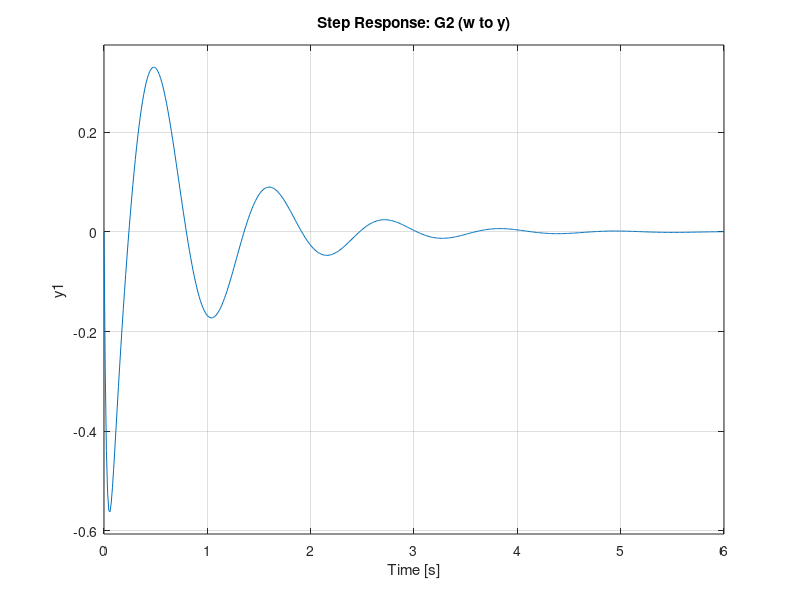
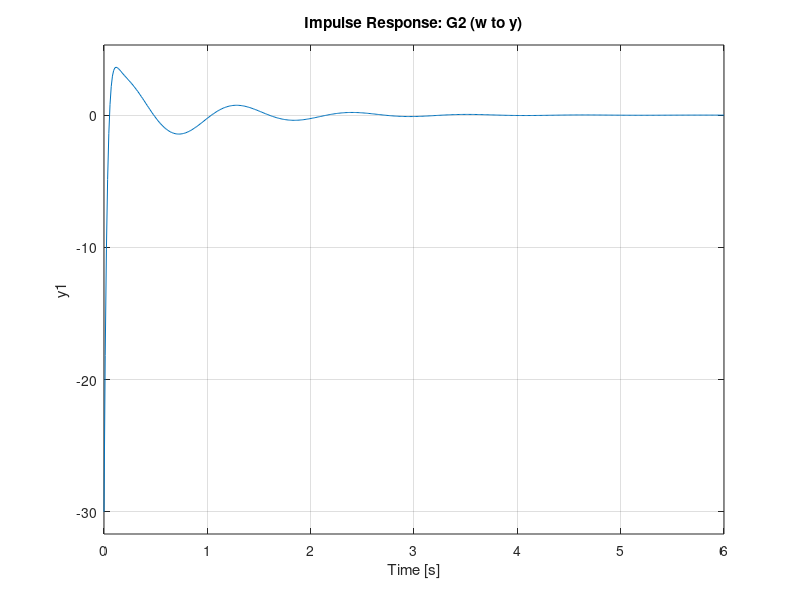

Recreate these plots in MATLAB, in order.
%% % MAE 171A
% MATLAB Project
% Adela Reyes 

clear, clc;

% 3.

% find poles (roots of denominator)
% denominator = (800000)s^4 + (38487000)s^3 + (1480850000)s^2 + (1375000000)s + 4e10;

poles = roots([800000 38487000 1480850000 1375000000 4e10]);
disp(poles);

% 4. 
m1 = 250;     
m2 = 50;      
b1 = 1000;    
b2 = 1500;    
k1 = 15000;   
k2 = 20000;   

% Denominator coefficients
den = [m1*m2, ...
       (b1*(m1+m2) + b2*m1), ...
       (b1*b2 + k1*(m1+m2) + k2*m1), ...
       (b1*k2 + b2*k1), ...
       k1*k2];

% Numerator coefficients
num1 = [(m1+m2), b2, k2];
num2 = [-m1*b2, -m1*k2, 0, 0];

% Transfer Functions
G1 = tf(num1, den);
G2 = tf(num2, den);

% Step Responses
figure;
subplot(2,1,1)
step(G1)
title('Step Response: G1 (F to y)')
grid on

subplot(2,1,2)
step(G2)
title('Step Response: G2 (w to y)')
grid on

% Impulse Responses 
figure;
subplot(2,1,1)
impulse(G1)
title('Impulse Response: G1 (F to y)')
grid on

subplot(2,1,2)
impulse(G2)
title('Impulse Response: G2 (w to y)')
grid on
